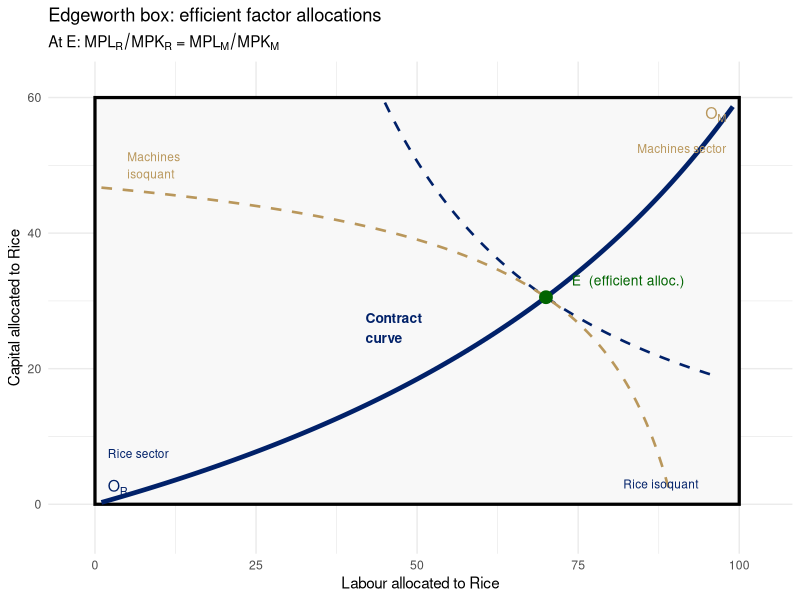
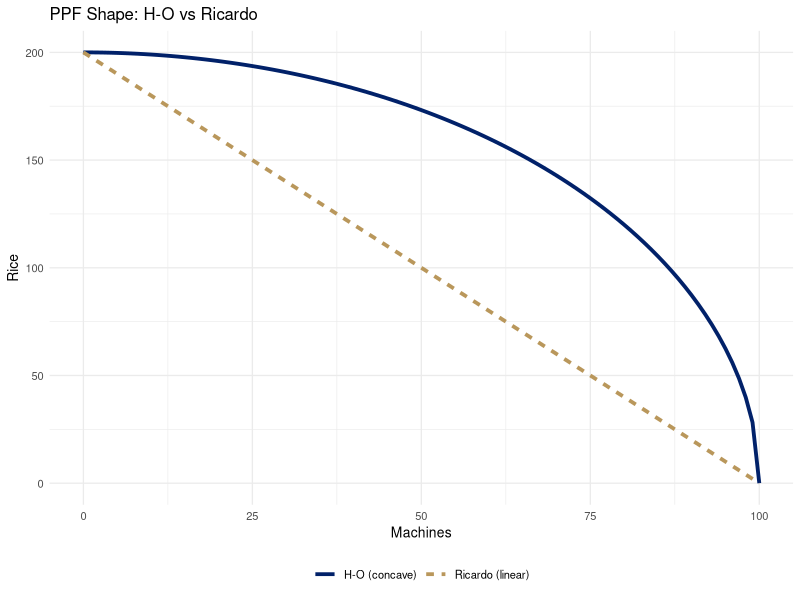
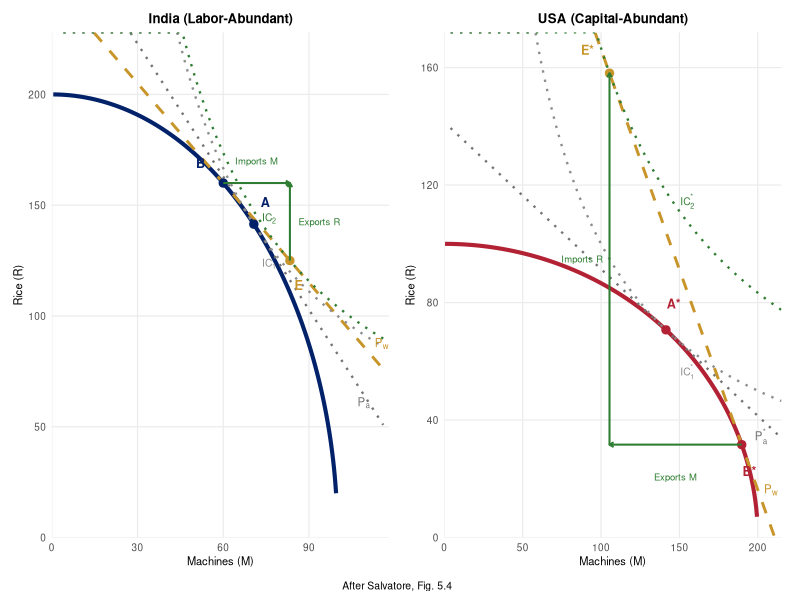
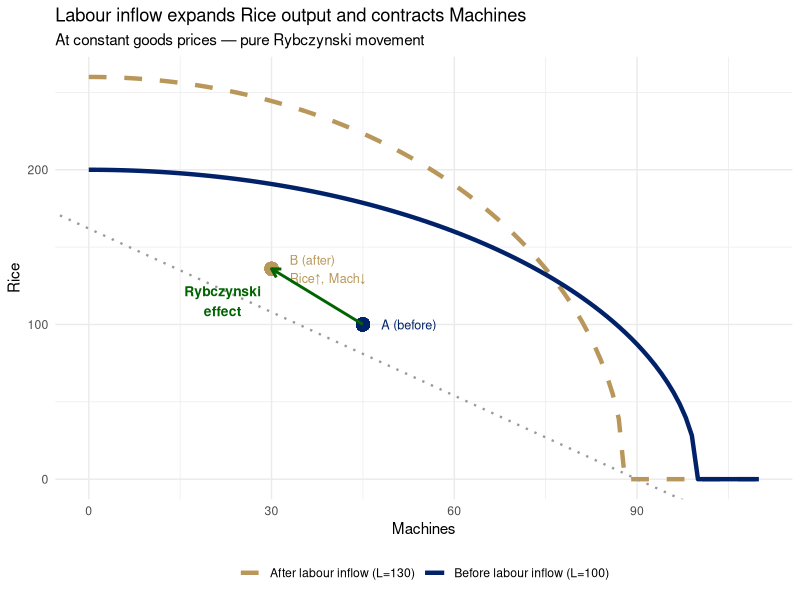
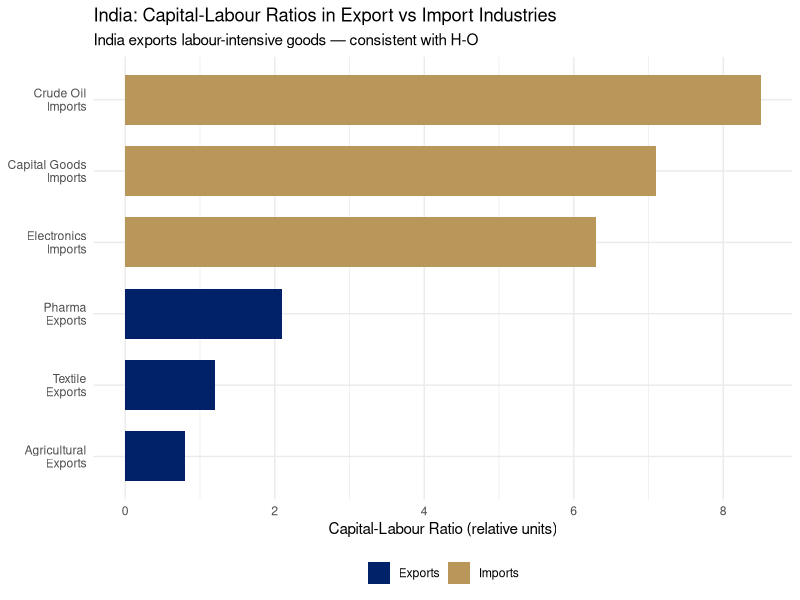
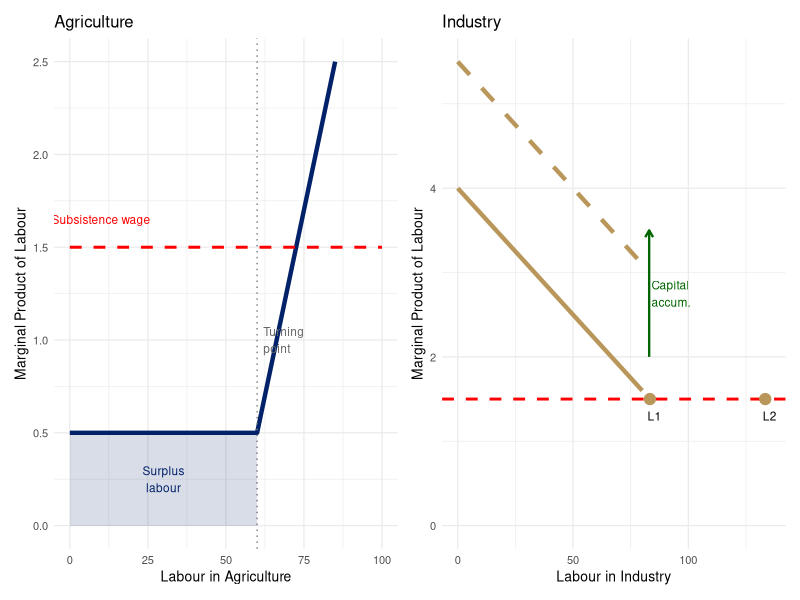

These figures' R source, in order:
## ---- chunk 1
#| label: setup
#| include: false
library(ggplot2)
library(patchwork)
library(dplyr)
library(scales)
options(scipen=999)
theme_set(theme_minimal(base_size=11))
knitr::opts_chunk$set(echo = knitr::is_html_output())
## ---- chunk 2
#| label: fig-edgeworth
#| fig-cap: "Edgeworth Box: Efficient Factor Allocation Between Rice and Machines\nSource: Author's illustration."
#| fig-width: 7
#| fig-height: 5
library(ggplot2)

# Box: total Labour = 100, total Capital = 60
# Rice:     Q_R = L_R^0.6 * K_R^0.4  (labour-intensive)
# Machines: Q_M = L_M^0.4 * K_M^0.6  (capital-intensive)
# Contract curve from MRTS_R = MRTS_M:
#   (0.6/0.4)*(K_R/L_R) = (0.4/0.6)*(K_M/L_M)
#   =>  K_R = 240*L_R / (900 - 5*L_R)
L_cc <- seq(1, 99, by = 0.5)
K_cc <- 240 * L_cc / (900 - 5 * L_cc)

# Point E at L_R = 70: visually centred (70% of L-axis, ~51% of K-axis)
L_E <- 70
K_E <- 240 * L_E / (900 - 5 * L_E)   # = 16800/550 ≈ 30.5

# Rice isoquant through E
Q_R_E <- L_E^0.6 * K_E^0.4
iL_R  <- seq(45, 97, by = 0.5)
iK_R  <- (Q_R_E / iL_R^0.6)^(1 / 0.4)
df_R  <- subset(data.frame(L = iL_R, K = iK_R), K >= 0 & K <= 60)

# Machines isoquant through E (drawn in original coords)
# E in machine coords: L_M = 30, K_M ≈ 29.5
Q_M_E <- (100 - L_E)^0.4 * (60 - K_E)^0.6
iLM   <- seq(11, 99, by = 0.5)
iKM   <- (Q_M_E / iLM^0.4)^(1 / 0.6)
df_M  <- subset(data.frame(L = 100 - iLM, K = 60 - iKM),
                K >= 0 & K <= 60 & L >= 0 & L <= 100)

ggplot() +
  annotate("rect", xmin = 0, xmax = 100, ymin = 0, ymax = 60,
           fill = "#f8f8f8", color = "black", linewidth = 1.1) +
  # Isoquants
  geom_line(data = df_R, aes(x = L, y = K),
            color = "#012169", linewidth = 0.9, linetype = "dashed") +
  geom_line(data = df_M, aes(x = L, y = K),
            color = "#B9975B", linewidth = 0.9, linetype = "dashed") +
  # Contract curve
  geom_line(data = data.frame(L = L_cc, K = K_cc), aes(x = L, y = K),
            color = "#012169", linewidth = 1.6) +
  # Efficient allocation E
  geom_point(aes(x = L_E, y = K_E), size = 4, color = "darkgreen") +
  annotate("text", x = 74, y = 33, hjust = 0, size = 3.5,
           label = "E  (efficient alloc.)", color = "darkgreen") +
  # Rice origin
  annotate("text", x = 2, y = 2.5, hjust = 0, size = 4, fontface = "bold",
           label = "O[R]", parse = TRUE, color = "#012169") +
  annotate("text", x = 2, y = 7.5, hjust = 0, size = 3,
           label = "Rice sector", color = "#012169") +
  # Machines origin
  annotate("text", x = 98, y = 57.5, hjust = 1, size = 4, fontface = "bold",
           label = "O[M]", parse = TRUE, color = "#B9975B") +
  annotate("text", x = 98, y = 52.5, hjust = 1, size = 3,
           label = "Machines sector", color = "#B9975B") +
  # Isoquant labels
  annotate("text", x = 82, y = 3, hjust = 0, size = 3,
           label = "Rice isoquant", color = "#012169") +
  annotate("text", x = 5, y = 50, hjust = 0, size = 3,
           label = "Machines\nisoquant", color = "#B9975B") +
  # Contract curve label
  annotate("text", x = 42, y = 26, hjust = 0, size = 3.5, fontface = "bold",
           label = "Contract\ncurve", color = "#012169") +
  labs(
    title    = "Edgeworth box: efficient factor allocations",
    subtitle = expression(paste("At E: ", MPL[R]/MPK[R], " = ", MPL[M]/MPK[M])),
    x        = "Labour allocated to Rice",
    y        = "Capital allocated to Rice"
  ) +
  coord_cartesian(xlim = c(-2, 103), ylim = c(-4, 62)) +
  theme_minimal(base_size = 11)
## ---- chunk 3
#| fig-width: 5
#| fig-height: 4
library(ggplot2)

M_seq <- seq(0, 100, by=1)
R_HO  <- 200 * sqrt(1 - (M_seq/100)^2)  # concave (H-O)
R_Ric <- 200 - 2*M_seq                    # linear (Ricardo)
R_Ric <- pmax(0, R_Ric)

df_ppf2 <- data.frame(
  M = c(M_seq, M_seq),
  R = c(R_HO, R_Ric),
  model = rep(c("H-O (concave)", "Ricardo (linear)"), each=101)
)

ggplot(df_ppf2, aes(x=M, y=R, color=model, linetype=model)) +
  geom_line(linewidth=1.3) +
  scale_color_manual(values=c("H-O (concave)"="#012169",
                               "Ricardo (linear)"="#B9975B")) +
  labs(title="PPF Shape: H-O vs Ricardo",
       x="Machines", y="Rice", color=NULL, linetype=NULL) +
  theme_minimal(base_size=10) +
  theme(legend.position="bottom")
## ---- chunk 4
#| label: fig-ho-welfare
#| fig-cap: "Basis for and Gains from Trade: H-O Model (after Salvatore, Fig. 5.4)"
#| fig-width: 9.5
#| fig-height: 4.2
#| out-width: "100%"
library(ggplot2)
library(patchwork)

# Shared theme
th <- theme_minimal(base_size = 9) +
  theme(panel.grid.minor = element_blank(),
        plot.title = element_text(hjust = 0.5, face = "bold", size = 9.5),
        axis.title = element_text(size = 8),
        plot.margin = margin(4, 8, 4, 4))

# ── INDIA (Home, Labor-abundant) ─────────────────────────────────────────────
# PPF: R = 200√(1-(M/100)²)  |  slope = -M/(50√(1-(M/100)²))
# Autarky A: slope=-2  →  M=50√2≈70.71,  R=100√2≈141.42
# Production B: slope=-1.5  →  M=60,  R=160
# World price line Pb: R = 250-1.5M  (through B)
# Consumption E: MRS=1.5 on Pb  →  M=250/3≈83.33,  R=125
A_M <- 50*sqrt(2);  A_R <- 100*sqrt(2)
B_M <- 60;          B_R <- 160
E_M <- 250/3;       E_R <- 125
U1i <- A_M * A_R                  # ≈ 10000
U2i <- E_M * E_R                  # ≈ 10417

m_i   <- seq(0.5, 99.5, len = 400)
m_seq <- seq(4, 116, len = 500)

p_india <- ggplot() +
  # PPF
  geom_line(data = data.frame(M = m_i, R = 200*sqrt(1-(m_i/100)^2)),
            aes(M, R), color = "#012169", linewidth = 1.4) +
  # Pa (autarky price, slope -2 through A)
  geom_line(data = data.frame(M = m_seq,
                              R = pmax(0, A_R + 2*(A_M - m_seq))) |>
              subset(R >= 0 & R <= 228),
            aes(M, R), color = "grey45", linewidth = 0.8, linetype = "dotted") +
  # Pw (world price, slope -1.5 through B and E)
  geom_line(data = data.frame(M = m_seq, R = pmax(0, 250 - 1.5*m_seq)) |>
              subset(R <= 228),
            aes(M, R), color = "#C8952A", linewidth = 1.0, linetype = "dashed") +
  # IC1 through A, IC2 through E
  geom_line(data = data.frame(M = m_seq, R = pmin(U1i/m_seq, 228)) |>
              subset(R >= 0 & R <= 228),
            aes(M, R), color = "grey55", linewidth = 0.8, linetype = "dotted") +
  geom_line(data = data.frame(M = m_seq, R = pmin(U2i/m_seq, 228)) |>
              subset(R >= 0 & R <= 228),
            aes(M, R), color = "#2E7D32", linewidth = 0.8, linetype = "dotted") +
  # Points
  geom_point(aes(A_M, A_R), color = "#012169", size = 2.5) +
  geom_point(aes(B_M, B_R), color = "#012169", size = 2.5) +
  geom_point(aes(E_M, E_R), color = "#C8952A", size = 2.5) +
  # Trade triangle
  annotate("segment", x=B_M, xend=E_M, y=B_R, yend=B_R,
           color="#2E7D32", linewidth=0.7,
           arrow=arrow(length=unit(0.12,"cm"), ends="last")) +
  annotate("segment", x=E_M, xend=E_M, y=B_R, yend=E_R,
           color="#2E7D32", linewidth=0.7,
           arrow=arrow(length=unit(0.12,"cm"), ends="first")) +
  # Point labels
  annotate("text", x=A_M+4,  y=A_R+10, label="A",  fontface="bold", size=3.2, color="#012169") +
  annotate("text", x=B_M-8,  y=B_R+9,  label="B",  fontface="bold", size=3.2, color="#012169") +
  annotate("text", x=E_M+3,  y=E_R-11, label="E",  fontface="bold", size=3.2, color="#C8952A") +
  # Price line labels
  annotate("text", x=113, y=250-1.5*113+7,       label="P[w]", parse=TRUE, size=2.9, color="#C8952A", hjust=0) +
  annotate("text", x=107, y=A_R+2*(A_M-107)-8,   label="P[a]", parse=TRUE, size=2.9, color="grey45", hjust=0) +
  # IC labels (placed near tangency region, not clipped)
  annotate("text", x=76, y=U2i/76+7,  label="IC[2]", parse=TRUE, size=2.6, color="#2E7D32") +
  annotate("text", x=76, y=U1i/76-8,  label="IC[1]", parse=TRUE, size=2.6, color="grey55") +
  # Trade annotations
  annotate("text", x=(B_M+E_M)/2, y=B_R+10,    label="Imports M", size=2.4, hjust=0.5, color="#2E7D32") +
  annotate("text", x=E_M+3,       y=(B_R+E_R)/2, label="Exports R", size=2.4, hjust=0,   color="#2E7D32") +
  scale_x_continuous(limits = c(0, 118), expand = c(0,0)) +
  scale_y_continuous(limits = c(0, 228), expand = c(0,0)) +
  labs(title = "India (Labor-Abundant)", x = "Machines (M)", y = "Rice (R)") +
  th

# ── USA (Foreign, Capital-abundant) ──────────────────────────────────────────
# PPF: R = 100√(1-(M/200)²)  |  slope = -M/(400√(1-(M/200)²))
# Autarky A*: slope=-0.5  →  M=100√2≈141.42,  R=100/√2≈70.71
# Production B*: slope=-1.5  →  M=60√10≈189.74,  R≈31.62
# World price line Pw: R = 316.23-1.5M  (through B*)
# Consumption E*: MRS=1.5 on Pw  →  M≈105.41,  R≈158.12
As_M <- 100*sqrt(2);  As_R <- 100/sqrt(2)
Bs_M <- 60*sqrt(10);  Bs_R <- 100*sqrt(1-(Bs_M/200)^2)
Pw_int <- Bs_R + 1.5*Bs_M
Es_M <- Pw_int/3;     Es_R <- 1.5*Es_M
U1u <- As_M * As_R                 # ≈ 10000
U2u <- Es_M * Es_R                 # ≈ 16665

m_u <- seq(0.5, 199.5, len = 400)
m_us <- seq(4, 215, len = 600)

p_usa <- ggplot() +
  # PPF
  geom_line(data = data.frame(M = m_u, R = 100*sqrt(1-(m_u/200)^2)),
            aes(M, R), color = "#B22234", linewidth = 1.4) +
  # Pa* (autarky price, slope -0.5 through A*)
  geom_line(data = data.frame(M = m_us,
                              R = pmax(0, As_R + 0.5*(As_M - m_us))) |>
              subset(R >= 0 & R <= 172),
            aes(M, R), color = "grey45", linewidth = 0.8, linetype = "dotted") +
  # Pw (world price, slope -1.5 through B* and E*)
  geom_line(data = data.frame(M = m_us, R = pmax(0, Pw_int - 1.5*m_us)) |>
              subset(R <= 172),
            aes(M, R), color = "#C8952A", linewidth = 1.0, linetype = "dashed") +
  # IC1* through A*, IC2* through E*
  geom_line(data = data.frame(M = m_us, R = pmin(U1u/m_us, 172)) |>
              subset(R >= 0 & R <= 172),
            aes(M, R), color = "grey55", linewidth = 0.8, linetype = "dotted") +
  geom_line(data = data.frame(M = m_us, R = pmin(U2u/m_us, 172)) |>
              subset(R >= 0 & R <= 172),
            aes(M, R), color = "#2E7D32", linewidth = 0.8, linetype = "dotted") +
  # Points
  geom_point(aes(As_M, As_R), color = "#B22234", size = 2.5) +
  geom_point(aes(Bs_M, Bs_R), color = "#B22234", size = 2.5) +
  geom_point(aes(Es_M, Es_R), color = "#C8952A", size = 2.5) +
  # Trade triangle (USA exports machines, imports rice)
  annotate("segment", x=Es_M, xend=Bs_M, y=Bs_R, yend=Bs_R,
           color="#2E7D32", linewidth=0.7,
           arrow=arrow(length=unit(0.12,"cm"), ends="first")) +
  annotate("segment", x=Es_M, xend=Es_M, y=Bs_R, yend=Es_R,
           color="#2E7D32", linewidth=0.7,
           arrow=arrow(length=unit(0.12,"cm"), ends="last")) +
  # Point labels
  annotate("text", x=As_M+5,  y=As_R+9,  label="A*", fontface="bold", size=3.2, color="#B22234") +
  annotate("text", x=Bs_M+5,  y=Bs_R-9,  label="B*", fontface="bold", size=3.2, color="#B22234") +
  annotate("text", x=Es_M-14, y=Es_R+8,  label="E*", fontface="bold", size=3.2, color="#C8952A") +
  # Price line labels
  annotate("text", x=204, y=Pw_int-1.5*204+6,          label="P[w]",         parse=TRUE, size=2.9, color="#C8952A", hjust=0) +
  annotate("text", x=198, y=As_R+0.5*(As_M-198)-8,     label="P[a]^'*'",     parse=TRUE, size=2.9, color="grey45", hjust=0) +
  # IC labels (near tangency region where curves are visible)
  annotate("text", x=155, y=U2u/155+7,  label="IC[2]^'*'", parse=TRUE, size=2.6, color="#2E7D32") +
  annotate("text", x=155, y=U1u/155-8,  label="IC[1]^'*'", parse=TRUE, size=2.6, color="grey55") +
  # Trade annotations
  annotate("text", x=(Bs_M+Es_M)/2, y=Bs_R-11,   label="Exports M", size=2.4, hjust=0.5, color="#2E7D32") +
  annotate("text", x=Es_M-4,        y=(Bs_R+Es_R)/2, label="Imports R", size=2.4, hjust=1, color="#2E7D32") +
  scale_x_continuous(limits = c(0, 215), expand = c(0,0)) +
  scale_y_continuous(limits = c(0, 172), expand = c(0,0)) +
  labs(title = "USA (Capital-Abundant)", x = "Machines (M)", y = "Rice (R)") +
  th

# ── Combine with patchwork ────────────────────────────────────────────────────
p_india + p_usa +
  plot_annotation(
    caption = "After Salvatore, Fig. 5.4",
    theme = theme(plot.caption = element_text(hjust = 0.5, size = 7.5))
  )
## ---- chunk 5
#| label: fig-rybczynski
#| fig-cap: "Rybczynski Effect: Labour Inflow Shifts PPF\nSource: Author's illustration."
#| fig-width: 7
#| fig-height: 5
library(ggplot2)

M_seq       <- seq(0, 110, by=1)
rice_before <- pmax(0, 200 * sqrt(pmax(0, 1 - (M_seq/100)^2)))
rice_after  <- pmax(0, 260 * sqrt(pmax(0, 1 - (M_seq/88)^2)))

df_ryb <- data.frame(
  M    = c(M_seq, M_seq),
  Rice = c(rice_before, rice_after),
  period = rep(c("Before labour inflow (L=100)",
                 "After labour inflow (L=130)"), each=length(M_seq))
)

ggplot(df_ryb, aes(x=M, y=Rice, color=period, linetype=period)) +
  geom_line(linewidth=1.5) +
  # Price line (slope = constant P_R/P_M)
  geom_abline(slope=-1.8, intercept=162, color="grey60",
              linetype="dotted", linewidth=0.8) +
  # Point A (before)
  geom_point(aes(x=45, y=100), inherit.aes=FALSE,
             color="#012169", size=4) +
  annotate("text", x=48, y=100, label="A (before)",
           hjust=0, size=3.2, color="#012169") +
  # Point B (after) — same price line, more Rice, less M
  geom_point(aes(x=30, y=136), inherit.aes=FALSE,
             color="#B9975B", size=4) +
  annotate("text", x=33, y=136, label="B (after)\nRice↑, Mach↓",
           hjust=0, size=3.2, color="#B9975B") +
  annotate("segment", x=45, y=100, xend=30, yend=136,
           arrow=arrow(length=unit(0.25,"cm")),
           color="darkgreen", linewidth=1) +
  annotate("text", x=22, y=115,
           label="Rybczynski\neffect", color="darkgreen",
           size=3.5, hjust=0.5, fontface="bold") +
  scale_color_manual(values=c(
    "Before labour inflow (L=100)"="#012169",
    "After labour inflow (L=130)" ="#B9975B")) +
  scale_linetype_manual(values=c(
    "Before labour inflow (L=100)"="solid",
    "After labour inflow (L=130)" ="dashed")) +
  labs(title="Labour inflow expands Rice output and contracts Machines",
       subtitle="At constant goods prices — pure Rybczynski movement",
       x="Machines", y="Rice", color=NULL, linetype=NULL) +
  theme_minimal(base_size=11) +
  theme(legend.position="bottom")
## ---- chunk 6
#| label: fig-leontief
#| fig-cap: "Factor Intensity of India's Exports vs Imports (illustrative)\nSource: Author's illustration based on DGCI&S / World Bank data."
#| fig-width: 8
#| fig-height: 4.5
library(ggplot2)

df_leo <- data.frame(
  category = c("Agricultural\nExports", "Textile\nExports",
                "Pharma\nExports", "Capital Goods\nImports",
                "Electronics\nImports", "Crude Oil\nImports"),
  KL_ratio = c(0.8, 1.2, 2.1, 7.1, 6.3, 8.5),
  type = c("Exports","Exports","Exports","Imports","Imports","Imports")
)
df_leo$category <- factor(df_leo$category,
                           levels=df_leo$category[order(df_leo$KL_ratio)])

ggplot(df_leo, aes(x=category, y=KL_ratio, fill=type)) +
  geom_col(width=0.7) +
  scale_fill_manual(values=c("Exports"="#012169", "Imports"="#B9975B")) +
  coord_flip() +
  labs(title="India: Capital-Labour Ratios in Export vs Import Industries",
       subtitle="India exports labour-intensive goods — consistent with H-O",
       x=NULL, y="Capital-Labour Ratio (relative units)", fill=NULL) +
  theme_minimal(base_size=11) +
  theme(legend.position="bottom")
## ---- chunk 7
#| label: fig-lewis
#| fig-cap: "Lewis Model: Surplus Labour Transfer and Structural Transformation\nSource: Author's illustration after Lewis (1954)."
#| fig-width: 9
#| fig-height: 5
library(ggplot2)
library(patchwork)

# Agriculture: flat MPL (surplus labour) then rising
L_agri <- seq(0, 100, by=1)
MPL_agri <- ifelse(L_agri <= 60, 0.5, 0.5 + 0.08*(L_agri - 60))
subsistence <- rep(1.5, 101)

p_agri <- ggplot(data.frame(L=L_agri, MPL=MPL_agri, sub=subsistence)) +
  geom_line(aes(x=L, y=MPL), color="#012169", linewidth=1.5) +
  geom_line(aes(x=L, y=sub), color="red", linewidth=1, linetype="dashed") +
  geom_vline(xintercept=60, linetype="dotted", color="grey50") +
  annotate("text", x=62, y=1.0,
           label="Turning\npoint", size=3, color="grey40", hjust=0) +
  annotate("text", x=10, y=1.65,
           label="Subsistence wage", color="red", size=3) +
  annotate("rect", xmin=0, xmax=60, ymin=0, ymax=0.5,
           alpha=0.15, fill="#012169") +
  annotate("text", x=30, y=0.25,
           label="Surplus\nlabour", size=3, color="#012169", hjust=0.5) +
  labs(title="Agriculture",
       x="Labour in Agriculture", y="Marginal Product of Labour") +
  theme_minimal(base_size=10) +
  ylim(0, 2.5)

# Industry: upward-sloping demand for labour
L_ind <- seq(0, 80, by=1)
MPL_ind0 <- 4.0 - 0.03*L_ind   # initial
MPL_ind1 <- 5.5 - 0.03*L_ind   # after capital accumulation

p_ind <- ggplot() +
  geom_line(data=data.frame(L=L_ind, MPL=MPL_ind0),
            aes(x=L, y=MPL), color="#B9975B", linewidth=1.5) +
  geom_line(data=data.frame(L=L_ind, MPL=MPL_ind1),
            aes(x=L, y=MPL), color="#B9975B", linewidth=1.5, linetype="dashed") +
  geom_hline(yintercept=1.5, color="red", linetype="dashed", linewidth=1) +
  annotate("segment", x=83, y=2.0, xend=83, yend=3.5,
           arrow=arrow(length=unit(0.2,"cm")),
           color="darkgreen", linewidth=0.8) +
  annotate("text", x=84, y=2.75, label="Capital\naccum.", size=3,
           color="darkgreen", hjust=0) +
  geom_point(aes(x=(4.0-1.5)/0.03, y=1.5), size=3.5, color="#B9975B") +
  geom_point(aes(x=(5.5-1.5)/0.03, y=1.5), size=3.5, color="#B9975B") +
  annotate("text", x=(4.0-1.5)/0.03 + 2, y=1.3,
           label="L1", size=3) +
  annotate("text", x=(5.5-1.5)/0.03 + 2, y=1.3,
           label="L2", size=3) +
  labs(title="Industry",
       x="Labour in Industry", y="Marginal Product of Labour") +
  theme_minimal(base_size=10) +
  ylim(0, 5.5)

p_agri + p_ind
